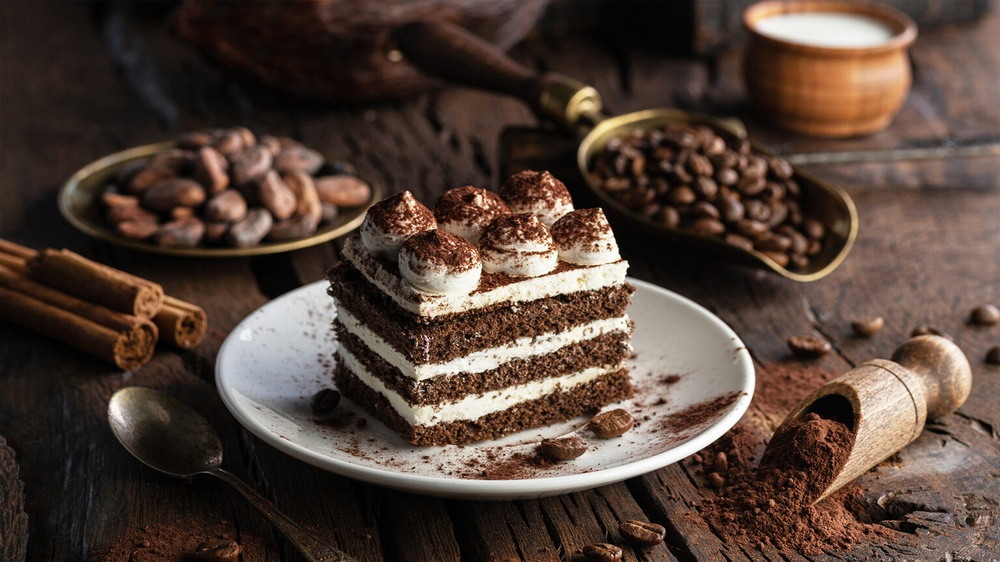
//> input picture 边缘检测Sobel和Canny/opencv_set_test/2024082902062237-1536x864.jpg, 1000 x 562 px, shrunk from 1536 x 864 before the run
$ ./test   (built with g++ and OpenCV 4)
//> lines starting //> are read from the running program, lines starting //| are printed output that depends on the picture
//代码来源：https://blog.csdn.net/zhuoqingjoking97298/article/details/122762445?ops_request_misc=%257B%2522request%255Fid%2522%253A%2522F2D130AB-D928-40A2-AEE9-1CA906449517%2522%252C%2522scm%2522%253A%252220140713.130102334.pc%255Fall.%2522%257D&request_id=F2D130AB-D928-40A2-AEE9-1CA906449517&biz_id=0&utm_medium=distribute.pc_search_result.none-task-blog-2~all~first_rank_ecpm_v1~hot_rank-4-122762445-null-null.142^v100^pc_search_result_base1&utm_term=%E8%BE%B9%E7%BC%98%E6%A3%80%E6%B5%8Bopencv&spm=1018.2226.3001.4187

#include <opencv2/opencv.hpp>
#include <iostream>

using namespace std;
using namespace cv;

int main()
{
    // Reading image读取图像
    Mat img = imread("D:\\学习资料\\素材\\2024082902062237-1536x864.jpg", 3);
//> img is the input picture: 562 rows x 1000 cols, CV_8UC3; mean B, G, R 56.2, 65.7, 83.1

    // Display original image展示初始图像
    namedWindow("original Image", WINDOW_FREERATIO);
    imshow("original Image", img);


    // Convert to graycsale
    Mat img_gray;
    cvtColor(img, img_gray, COLOR_BGR2GRAY);
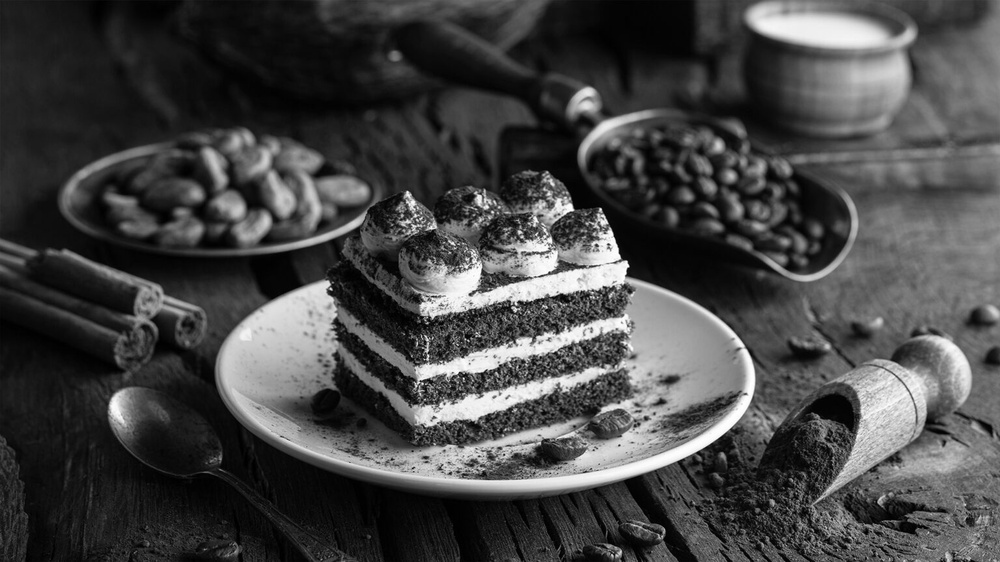
//> img_gray: 562 rows x 1000 cols, CV_8UC1; min 0, max 255, mean 69.8


    //Blur the image for better edge detection对边界附近的亮度通过模糊化进行平滑
    Mat img_blur;
    GaussianBlur(img_gray, img_blur, Size(3, 3), 0);

    //Sobel edge detection  Sobel边缘检测
    Mat sobelx, sobely, sobelxy;
    Sobel(img_blur, sobelx, CV_64F, 1, 0, 5);//dx=1,dy=0，表示计算x方向上的一阶导数；
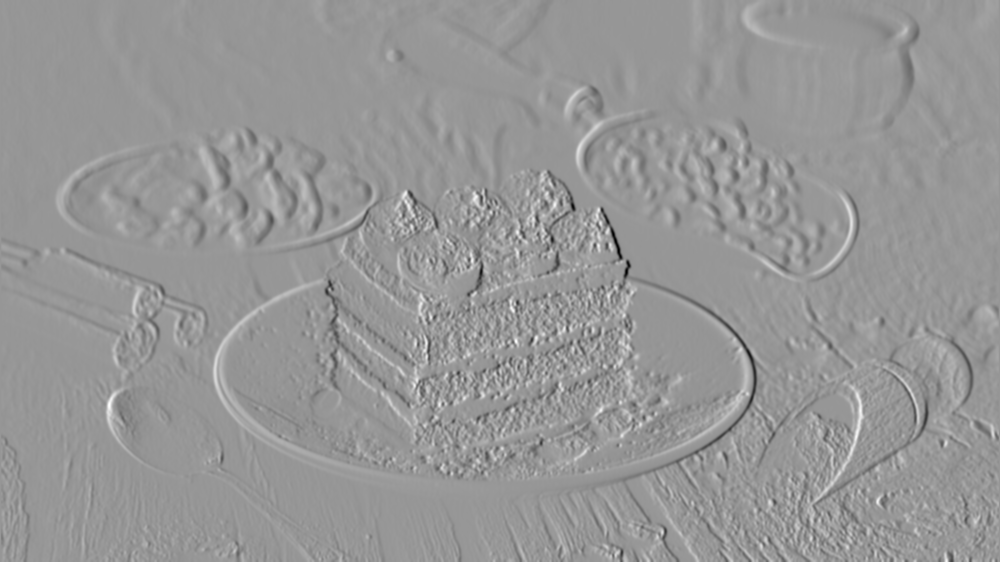
//> sobelx: 562 rows x 1000 cols, CV_64FC1; min -9285, max 6424, mean 10.3; drawn with min black and max white
    Sobel(img_blur, sobely, CV_64F, 0, 1, 5);//dx=0,dy=1，表示计算x方向上的一阶导数；
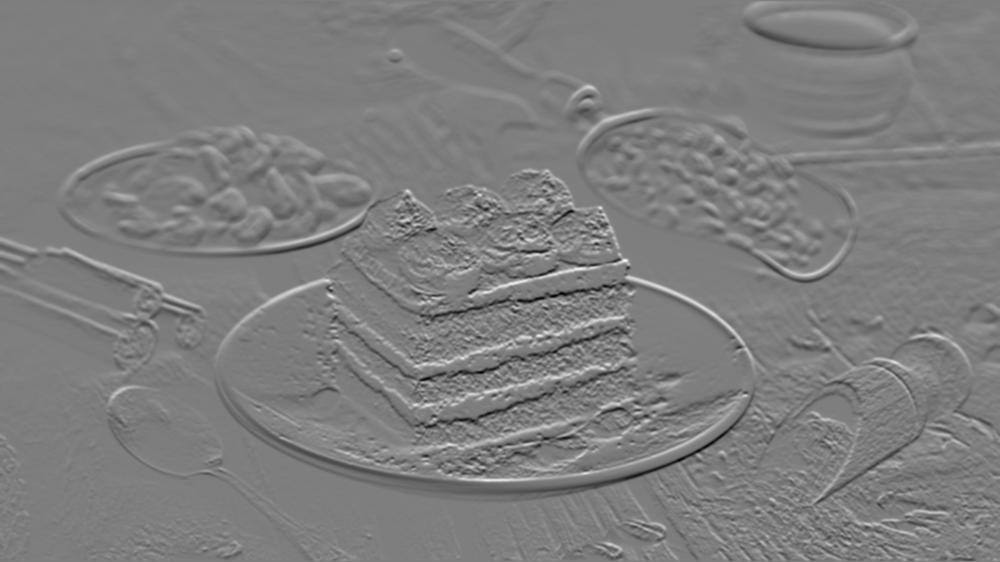
//> sobely: 562 rows x 1000 cols, CV_64FC1; min -8144, max 8286, mean -0.7; drawn with min black and max white
    Sobel(img_blur, sobelxy, CV_64F, 1, 1, 5);//dx=1,dy=1，那么计算图像在两个方面上的一阶导数Sobel图像。
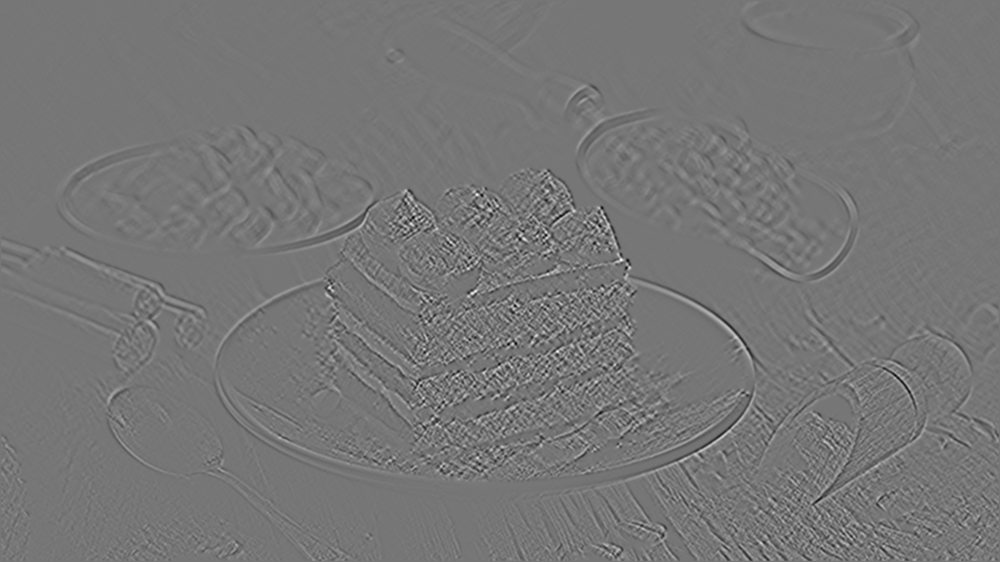
//> sobelxy: 562 rows x 1000 cols, CV_64FC1; min -1498, max 1720, mean 0; drawn with min black and max white
    // Display Sobel edge detection images  展示Sobel边缘检测后的图像
    namedWindow("Sobel X", WINDOW_FREERATIO);
    namedWindow("Sobel Y", WINDOW_FREERATIO);
    namedWindow("Sobel XY using Sobel() function", WINDOW_FREERATIO);
    imshow("Sobel X", sobelx);
    //waitKey(0);
    imshow("Sobel Y", sobely);
    //waitKey(0);
    imshow("Sobel XY using Sobel() function", sobelxy);
    //waitKey(0);


    // Canny edge detection  Canny边缘检测
    Mat edges;
    Canny(img_blur, edges, 100, 200, 3, false);
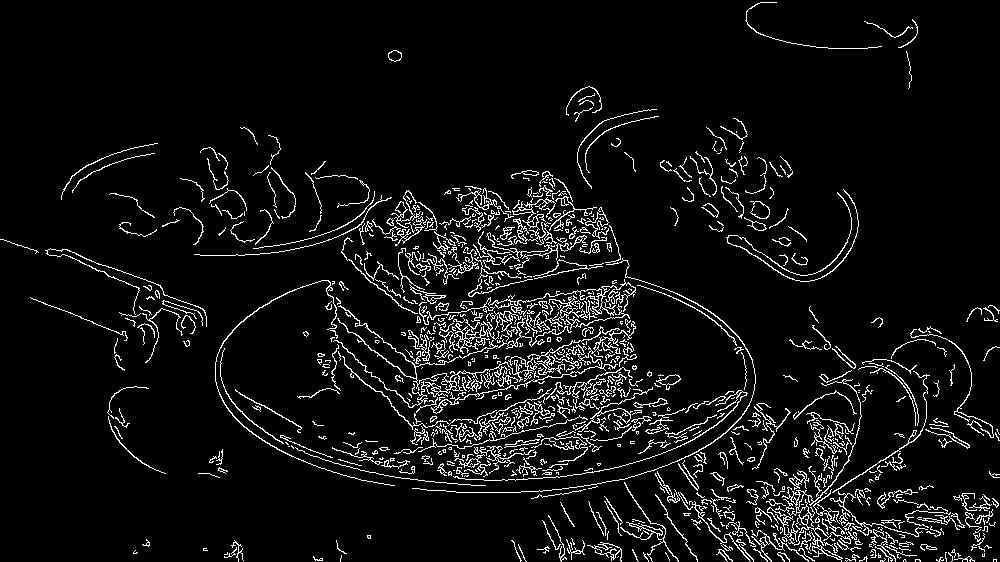
//> edges: 562 rows x 1000 cols, CV_8UC1; 6.3% white in thin lines or dots

    // Display canny edge detected image 展示Canny边缘检测后的图像
    namedWindow("Canny edge detection", WINDOW_FREERATIO);
    imshow("Canny edge detection", edges);
    waitKey(0);

    destroyAllWindows();
    return 0;
}
